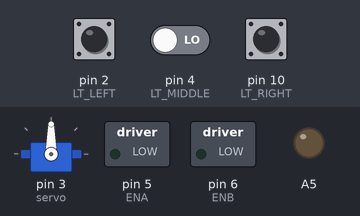
A sketch run on a simulated Arduino Uno, built with avr-gcc and run on an emulated ATmega328P. Shown: servo, switched loads named in the sketch (green lamp = pin HIGH), output pins drawn as LEDs (lit = HIGH). Inputs (shaded band) come from the test bench; at power-on: pin 2 (LT_LEFT) LOW, pin 4 (LT_MIDDLE) LOW, pin 10 (LT_RIGHT) LOW.

Above: at 6.8 s.
6.9 s: pin 2 (LT_LEFT) pulled HIGH for 3 s
At 9.4 s:
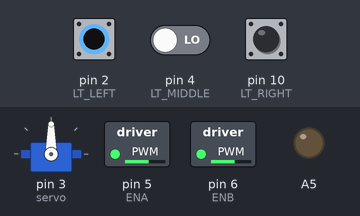
Timing chart, 0 to 10.9 s (numbered marks = the images above; inputs shaded):
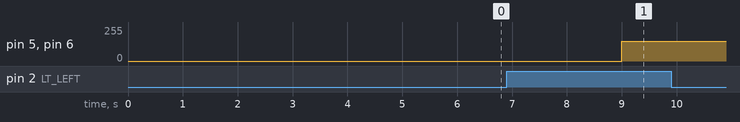

The sketch:

robotcar.ino
```cpp
#define ENA 5
#define ENB 6
#define IN1 7
#define IN2 8
#define IN3 9
#define IN4 11
#define LT_RIGHT 10
#define LT_MIDDLE 4
#define LT_LEFT 2

#include<Servo.h>
Servo servo;

void setup(){
  pinMode(A5, OUTPUT);
  pinMode(A4, INPUT);
  Serial.begin(9600);
  servo.attach(3);
  pinMode(LT_RIGHT, INPUT);
  pinMode(LT_MIDDLE, INPUT);
  pinMode(LT_LEFT, INPUT);

}

double getDistance(){
  digitalWrite(A5, LOW);
  delayMicroseconds(2);
  digitalWrite(A5, HIGH);
  delayMicroseconds(10);
  digitalWrite(A5, LOW);

  long raw = pulseIn(A4, HIGH);
  double distance = raw * 0.034 / 2;

  Serial.print("Distance: ");
  Serial.print(distance);
  Serial.println("cm");

  return distance;
}
void stop(){
  analogWrite(ENA, 0);
  analogWrite(ENB, 0);
}
void moveForward(){
  analogWrite(ENA, 150);
  analogWrite(ENB, 150);

  digitalWrite(IN1, HIGH);
  digitalWrite(IN2, LOW);

  digitalWrite(IN3, LOW);
  digitalWrite(IN4, HIGH);
}

void moveBackward(){
  analogWrite(ENA, 150);
  analogWrite(ENB, 150);

  digitalWrite(IN1, LOW);
  digitalWrite(IN2, HIGH);

  digitalWrite(IN3, HIGH);
  digitalWrite(IN4, LOW);
}

void turnLeft(){
  analogWrite(ENA, 150);
  analogWrite(ENB, 150);

  digitalWrite(IN1, LOW);
  digitalWrite(IN2, HIGH);

  digitalWrite(IN3, LOW);
  digitalWrite(IN4, HIGH);
}

void turnRight(){
  analogWrite(ENA, 150);
  analogWrite(ENB, 150);

  digitalWrite(IN1, HIGH);
  digitalWrite(IN2, LOW);

  digitalWrite(IN3, HIGH);
  digitalWrite(IN4, LOW);
}

void obstacle(){
  float d = getDistance();
  if (d < 15) {
    stop();
    servo.write(180);
    delay(400);
    float a = getDistance();
    if (a > 15) {
      turnLeft();
      delay(1000);
      servo.write(90);
      stop();
    }
    else{
      servo.write(0);
      delay(400);
      float c = getDistance();
      if (c > 15) {
        turnRight();
        delay(1000);
        stop();
        servo.write(90);
      }
      else {
        turnRight();
        delay(2000);
        stop();
        servo.write(90);
      }
      }
    }
}
void line_track(){
  int left = digitalRead(LT_LEFT);
  int middle = digitalRead(LT_MIDDLE);
  int right = digitalRead(LT_RIGHT);

  if (not left and not middle and not right){
    stop();
    delay(3000);
  }
  else if (left and not right){
    while (left and not right){
      turnLeft();
      int left = digitalRead(LT_LEFT);
      int right = digitalRead(LT_RIGHT);
    }

  }
  else if (right and not left){
    while (right and not left){
      turnRight();
      int right = digitalRead(LT_RIGHT);
      int left = digitalRead(LT_LEFT);
    }
  }
}

void loop(){
  moveForward();
  line_track();
}
```

Measured:
- after the input at 6.9 s, pin 5 (ENA), pin 6 (ENB): 0/255 → 150/255 after 2.1 s
